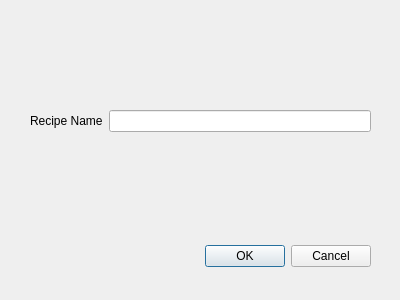
<?xml version="1.0" encoding="UTF-8"?>
<ui version="4.0">
 <class>RemoveRecipe</class>
 <widget class="QDialog" name="RemoveRecipe">
  <property name="geometry">
   <rect>
    <x>0</x>
    <y>0</y>
    <width>400</width>
    <height>300</height>
   </rect>
  </property>
  <property name="windowTitle">
   <string>Dialog</string>
  </property>
  <widget class="QDialogButtonBox" name="buttonBox">
   <property name="geometry">
    <rect>
     <x>30</x>
     <y>240</y>
     <width>341</width>
     <height>32</height>
    </rect>
   </property>
   <property name="orientation">
    <enum>Qt::Horizontal</enum>
   </property>
   <property name="standardButtons">
    <set>QDialogButtonBox::Cancel|QDialogButtonBox::Ok</set>
   </property>
  </widget>
  <widget class="QWidget" name="formLayoutWidget">
   <property name="geometry">
    <rect>
     <x>30</x>
     <y>110</y>
     <width>341</width>
     <height>31</height>
    </rect>
   </property>
   <layout class="QFormLayout" name="formLayout">
    <item row="0" column="0">
     <widget class="QLabel" name="recipeNameLabel">
      <property name="text">
       <string>Recipe Name</string>
      </property>
     </widget>
    </item>
    <item row="0" column="1">
     <widget class="QLineEdit" name="recipeNameLineEdit"/>
    </item>
   </layout>
  </widget>
 </widget>
 <resources/>
 <connections>
  <connection>
   <sender>buttonBox</sender>
   <signal>accepted()</signal>
   <receiver>RemoveRecipe</receiver>
   <slot>accept()</slot>
   <hints>
    <hint type="sourcelabel">
     <x>248</x>
     <y>254</y>
    </hint>
    <hint type="destinationlabel">
     <x>157</x>
     <y>274</y>
    </hint>
   </hints>
  </connection>
  <connection>
   <sender>buttonBox</sender>
   <signal>rejected()</signal>
   <receiver>RemoveRecipe</receiver>
   <slot>reject()</slot>
   <hints>
    <hint type="sourcelabel">
     <x>316</x>
     <y>260</y>
    </hint>
    <hint type="destinationlabel">
     <x>286</x>
     <y>274</y>
    </hint>
   </hints>
  </connection>
 </connections>
</ui>
